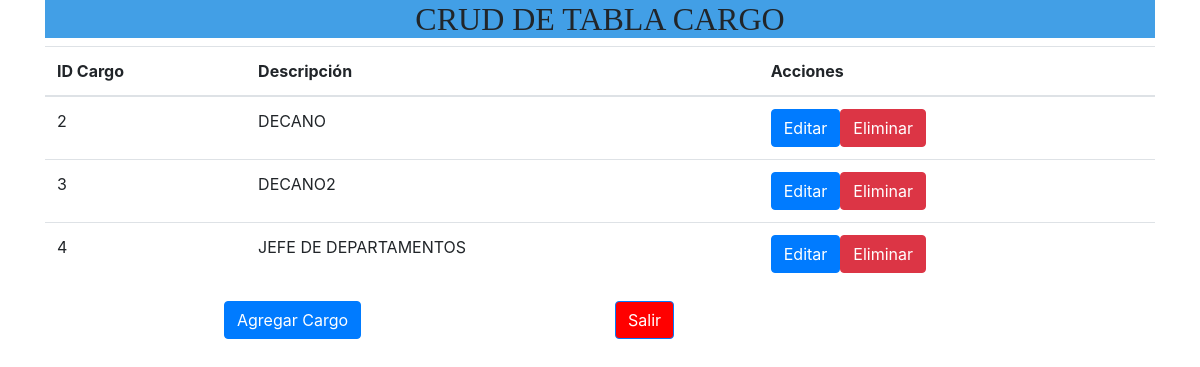
The page /tabla1.php on the database its author committed.
### tables this page shows
CREATE TABLE `cargos` (
  `idcargo` int(11) NOT NULL,
  `descripcion` varchar(255) NOT NULL
);

### tabla1.php (the view, shortened to what this page needs)
<!DOCTYPE html>
<html>
<head>
    <link rel="stylesheet" href="https://maxcdn.bootstrapcdn.com/bootstrap/4.0.0/css/bootstrap.min.css">
</head>
<body>
    <div class="container">
        <div style="background-color: #429fe6;">
            <h2 style="text-align: center; font-family: georgia; ">CRUD DE TABLA CARGO</h2>
        </div>
        <table class="table">
            <thead>
                <tr>
                    <th>ID Cargo</th>
                    <th>Descripción</th>
                    <th>Acciones</th>
                </tr>
            </thead>
            <tbody>
                <?php
                $conn = mysqli_connect('localhost', 'root', '', 'usuarios');
                $query = "SELECT * FROM cargos";
                $result = mysqli_query($conn, $query);
                while ($row = mysqli_fetch_assoc($result)) {
                    echo "<tr>";
                    echo "<td>" . $row['idcargo'] . "</td>";
                    echo "<td>" . $row['descripcion'] . "</td>";
                    echo "<td>";
                    echo "<a href='#' class='btn btn-primary edit-btn' data-toggle='modal' data-target='#editModal' data-idcargo='" . $row['idcargo'] . "' data-descripcion='" . $row['descripcion'] . "'>Editar</a>";
                    echo "<a href='#' class='btn btn-danger delete-btn' data-toggle='modal' data-target='#deleteUserModal' data-idcargo='" . $row['idcargo'] . "' data-descripcion='" . $row['descripcion'] . "'>Eliminar</a>";
                    echo "</td>";
                    echo "</tr>";
                }
                ?>
            </tbody>
        </table>
    </div>
    <div style="text-align: center;"class="row mt-3">
        <div class="col">
            <button type="button" class="btn btn-primary" data-toggle="modal" data-target="#addModal">
                Agregar Cargo
            </button>
        </div>
        <div class="col">
            <button style="float: left; background-color: red" class="btn btn-primary"
                onclick="cerrarFormulario();">Salir</button>
        </div>
    </div>
</body>
</html>

### rows shown on the page
cargos: idcargo "2", descripcion "DECANO"
cargos: idcargo "3", descripcion "DECANO2"
cargos: idcargo "4", descripcion "JEFE DE DEPARTAMENTOS"
